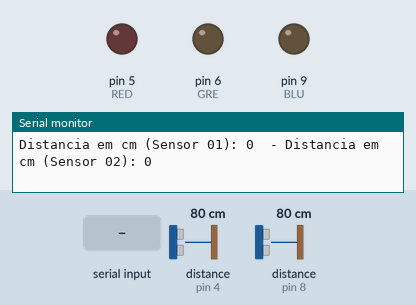
This sketch was run on a simulated Arduino Uno, built with avr-gcc and run on an emulated ATmega328P. Shown: output pins drawn as LEDs (lit = HIGH), the last lines printed to the serial monitor. Wiring (inferred from the names in the program): 2 × ultrasonic range finder: trigger pin 2, echo pin 4 / trigger pin 7, echo pin 8. Inputs (shaded band) come from the test bench; at power-on: distance to the obstacle (sensors on pin 4, pin 8) 80 cm. The echo pulse lasts 58.3 µs per cm; pins used as bus, display or sensor lines are not drawn.

Above: at 1.2 s.
1.3 s: "START\n" received over Serial
At 2.3 s:
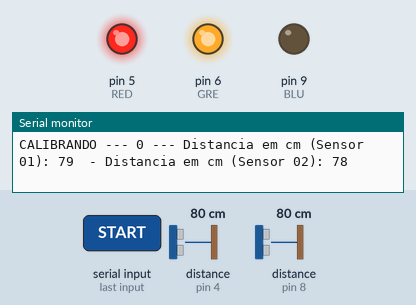
At 7.0 s:
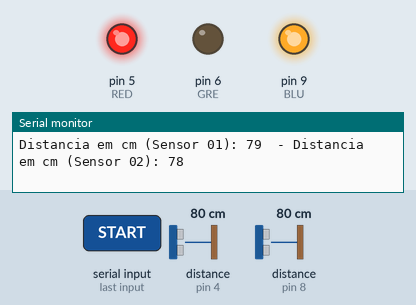
Timing chart, 0 to 8.5 s (numbered marks = the images above; inputs shaded):
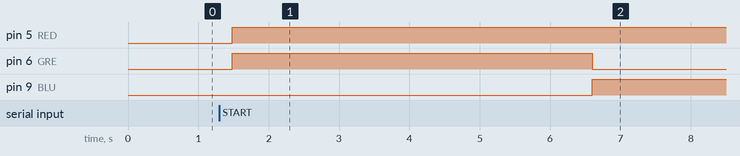

Measured:
- after the input at 1.3 s, pin 5 (RED): LOW → HIGH after 0.18 s; pin 6 (GRE): LOW → HIGH after 0.18 s, → LOW 5.1 s later; pin 9 (BLU): LOW → HIGH after 5.3 s

The sketch:

TimeUpdate.ino
```cpp
/*
    Update Code Time TRON
    by Lucas Fontenele
*/


//Define os pinos para fita de LED
#define GND 3 //O-1
#define RED 5 //O-2 ANTES 5
#define GRE 6 //O-3
#define BLU 9 //O-4

#define pino_trigger    2
#define pino_echo       4

#define pino_trigger_2  7
#define pino_echo_2     8

int s1 = 0;
int s2 = 0;

int s1_max = 0;
int s2_max = 0;

String key = "";

void setup() {
  Serial.begin(9600);
  Serial.setTimeout(2);
  pinMode(GND, OUTPUT);
  pinMode(RED, OUTPUT);
  pinMode(GRE, OUTPUT);
  pinMode(BLU, OUTPUT);
  pinMode(pino_trigger, OUTPUT);
  pinMode(pino_trigger_2, OUTPUT);
  pinMode(pino_echo, INPUT);
  pinMode(pino_echo_2, INPUT);

  /*while (true) {
    Serial.print(dist(pino_trigger, pino_echo));
    Serial.print("\t");
    Serial.println(dist(pino_trigger_2, pino_echo_2));
    }*/

}

void loop() {

  if (Serial.available() > 0) {
    key = Serial.readStringUntil('\n');
    Serial.println(key);
  }


  initSensors();


  if (key == "START") {
    calibrar();
    key = "NEXT";
  }

  if (key == "NEXT") {
    green();
  }


  if (key == "FINISH") {
    if (s1 < (s1_max - 1) || s2 < (s2_max - 1)) {
      red();
    } else {
      green();
    }
  }


}

int dist(int trig, int echo) {
  digitalWrite(trig, 1);
  delayMicroseconds(7);
  digitalWrite(trig, 0);
  int duracao = pulseIn(echo, 1);
  int _dist = ((duracao / 2) / 29.411);
  return _dist;
}

void calibrar() {
  int s1 = 0;
  int s2 = 0;
  for (int i = 0; i < 5; i++) {
    int valueS1 = dist(pino_trigger, pino_echo);
    s1 += valueS1;

    Serial.print("CALIBRANDO --- ");
    Serial.print(i);

    Serial.print(" --- Distancia em cm (Sensor 01): ");
    Serial.print(valueS1);

    int valueS2 = dist(pino_trigger_2, pino_echo_2);
    s2 += valueS2;
    Serial.print("  - Distancia em cm (Sensor 02): ");
    Serial.println(valueS2);

    blue();


    delay(1000);


  }
  s1_max = s1 / 5;
  s2_max = s2 / 5;

  Serial.print("Dist MAX (Sensor 01): ");
  Serial.print(s1_max);

  Serial.print("  - Dist MAX (Sensor 02): ");
  Serial.println(s2_max);

}

void initSensors() {
  int v1 = dist(pino_trigger, pino_echo);
  if (v1 <= (s1_max + 1)) {
    s1 = v1;
  }
  Serial.print("Distancia em cm (Sensor 01): ");
  Serial.print(s1);

  int v2 = dist(pino_trigger_2, pino_echo_2);
  if (v2 <= (s2_max + 1)) {
    s2 = v2;
  }
  Serial.print("  - Distancia em cm (Sensor 02): ");
  Serial.println(s2);
}

void green() {
  analogWrite(GND, 255);
  analogWrite(RED, 255);  //OK
  analogWrite(GRE, 0);  //OK
  analogWrite(BLU, 255);
}

void red() {
  digitalWrite(GND, 255);
  digitalWrite(RED, 0);
  digitalWrite(GRE, 255);
  digitalWrite(BLU, 255);
}

void blue() {
  digitalWrite(GND, 255);
  digitalWrite(RED, 255);
  digitalWrite(GRE, 255);
  digitalWrite(BLU, 0);
}
```
